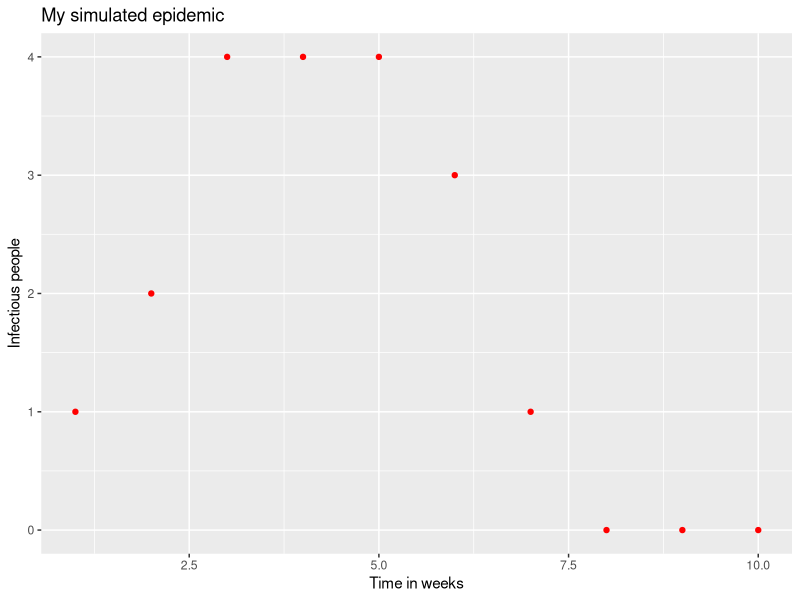

Reproduce this figure in R.
# Mathematical Modelling of Infectious Diseases
###############################################################
## INTRODUCTION TO MATHEMATICAL MODELLING PRACTICAL SESSION  ##
###############################################################

# Record simulated epidemic results.
result <- matrix(NA, nrow = 10, ncol = 5)
result[, 1] <- 1:10 # week

# Replace these values with your own S, I and R counts.
result[, 2] <- c(19, 17, 13, 9, 5, 2, 1, 1, 1, 1) # S
result[, 3] <- c(1, 2, 4, 4, 4, 3, 1, 0, 0, 0) # I
result[, 4] <- c(0, 1, 3, 7, 11, 15, 18, 19, 19, 19) # R

# Check that S + I + R equals the total population each week.
result[, 5] <- rowSums(result[, 2:4])
result[, 5]

library(ggplot2)

result_data <- result |>
  tibble::as_tibble(.name_repair = ~ c(
    "week", "susceptible", "infectious", "recovered", "total"
  ))

ggplot(result_data, aes(x = week, y = infectious)) +
  geom_point(colour = "red") +
  labs(
    x = "Time in weeks",
    y = "Infectious people",
    title = "My simulated epidemic"
  )
